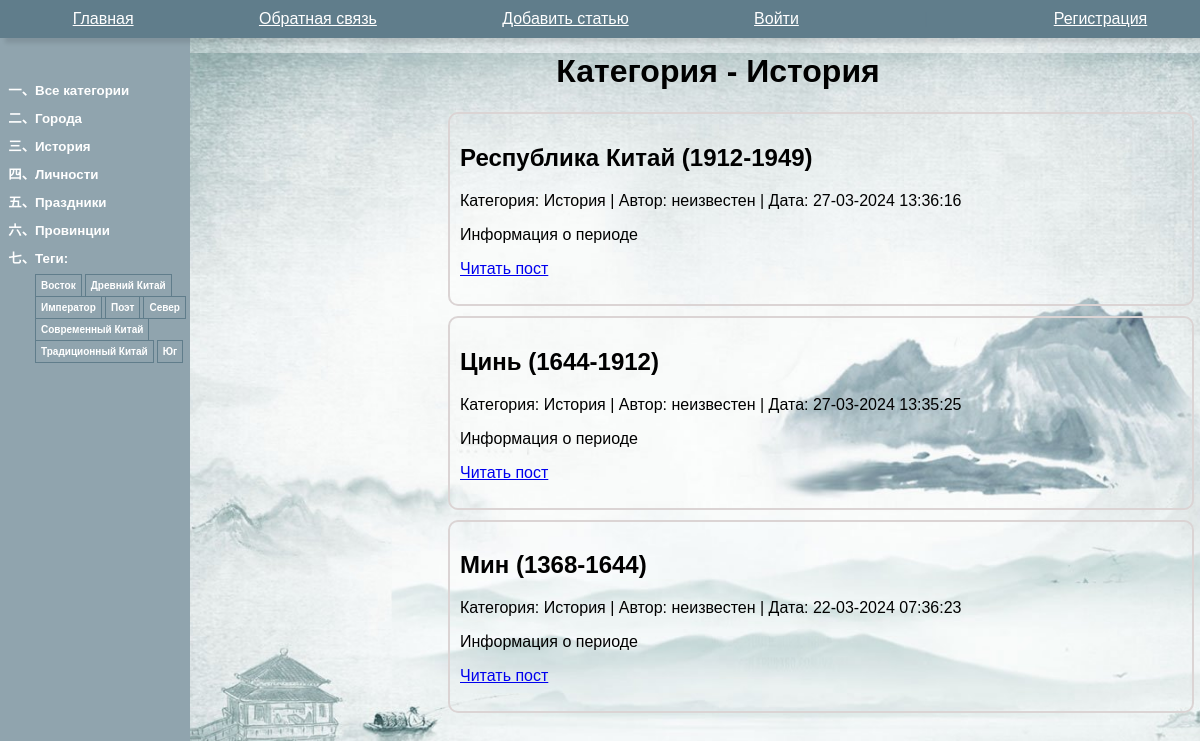
Before: /china/category/istoria/ with the older database file.
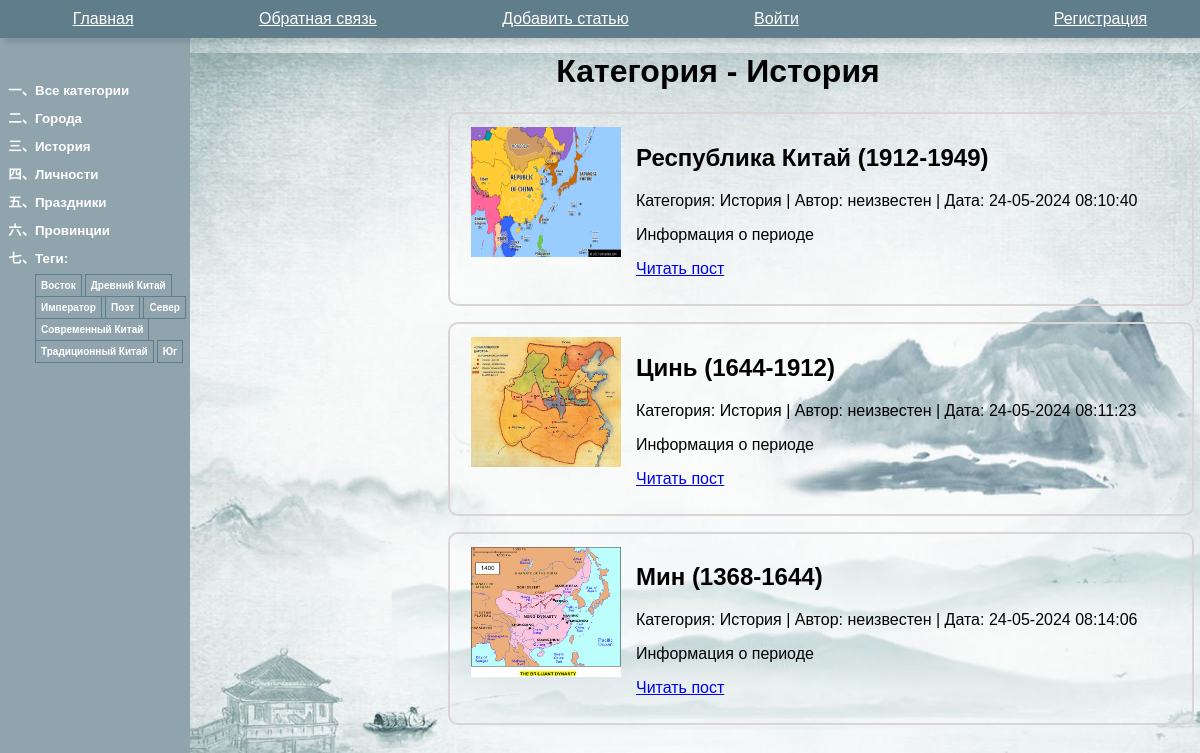
After: the same page with the newer database file.
### china/models.py (models this page shows, shortened)
class China(models.Model):
    class Status(models.IntegerChoices):
        DRAFT = 0, 'Черновик'
        PUBLISHED = 1, 'Опубликовано'
    title = models.CharField(max_length=255, verbose_name="Заголовок")
    slug = models.SlugField(max_length=255, db_index=True, unique=True, verbose_name="URL")
    content = models.TextField(blank=True, verbose_name="Текст статьи")
    annotation = models.TextField(blank=True, verbose_name="Аннотация статьи",  null=True)
    models.DateTimeField(auto_now_add=True, verbose_name="Время создания")
    author = models.ForeignKey(get_user_model(), on_delete=models.SET_NULL, related_name='posts',
                               null=True, default=None)
    cat = models.ForeignKey('Category', on_delete=models.PROTECT, related_name='posts', verbose_name="Категории")
    tags = models.ManyToManyField('TagPost', blank=True, related_name='tags', verbose_name="Тэги")
    photo = models.ImageField(upload_to="photos/%Y/%m/%d/", default=None, blank=True, null=True, verbose_name="Фото")
    time_create = models.DateTimeField(auto_now_add=True, verbose_name="Время создания")
    time_update = models.DateTimeField(auto_now=True, verbose_name="Время изменения")
    is_published = models.BooleanField(choices=tuple(map(lambda x: (bool(x[0]), x[1]), Status.choices)),
                                       default=Status.DRAFT, verbose_name="Статус")
    objects = models.Manager()
    published = PublishedModel()
    translate = models.OneToOneField('Translate', on_delete=models.SET_NULL, null=True, blank=True,
                                     related_name='title_in_rus', verbose_name="Перевод")
    class Meta:
        ordering = ['-time_create']
        indexes = [models.Index(fields=['-time_create']), ]
        verbose_name = 'Информация о Китае'
        verbose_name_plural = 'Информация о Китае'
    def get_absolute_url(self):
        return reverse('post', kwargs={'post_slug':
                                           self.slug})

class Category(models.Model):
    name = models.CharField(max_length=100, db_index=True,
                            verbose_name="Категория")
    slug = models.SlugField(max_length=255,
                            unique=True, db_index=True)
    def get_absolute_url(self):
        return reverse('category', kwargs={'cat_slug':
                                               self.slug})
    class Meta:
        verbose_name = 'Категория'
        verbose_name_plural = 'Категории'

### china/views.py (the view)
# urls.py: path('category/<slug:cat_slug>/', ChinaCategory.as_view(), name='category'),
class ChinaCategory(DataMixin, ListView):
    template_name = 'china/index.html'
    context_object_name = 'posts'
    allow_empty = False
    def get_context_data(self, **kwargs):
        context = super().get_context_data(**kwargs)
        cat = context['posts'][0].cat
        return self.get_mixin_context(context, title='Категория - ' + cat.name, cat_selected = cat.id,)
    def get_queryset(self):
        return China.published.filter(cat__slug=self.kwargs['cat_slug']).select_related('cat')

### china/models.py (called while the page is built)
    def get_queryset(self):
        return super().get_queryset().filter(is_published=China.Status.PUBLISHED)

    def get_absolute_url(self):
        return reverse('tag', kwargs={'tag_slug': self.slug})

### china/templatetags/china_tags.py (called while the page is built)
@register.inclusion_tag('china/list_categories.html')
def show_categories(cat_selected_id=0):
    cats = Category.objects.annotate(total=Count("posts")).filter(total__gt=0)
    return {"cats": cats, "cat_selected": cat_selected_id}

@register.inclusion_tag('china/list_tags.html')
def show_all_tags():
    return {"tags":
                TagPost.objects.annotate(total=Count("tags")).filter(total__gt=0)}

### china/utils.py (called while the page is built)
    def get_mixin_context(self, context, **kwargs):
        if self.title_page:
               context['title'] = self.title_page
        context['cat_selected'] = None
        context.update(kwargs)
        return context

### users/context_processors.py (called while the page is built)
def get_china_context(request):
    return {'mainmenu': menu}

### china/templates/china/index.html
{% extends 'base.html' %}
{% block content %}
<h1>{{title}}</h1>
<div class="main-content">
    <ul class="post-list">
        {% for p in posts %}
        {% if p.photo %}
        <p><img src="{{p.photo.url}}"></p>
        {% endif %}
        <li><h2>{{p.title}}</h2>
            <p class="first">Категория: {{p.cat.name}} | Автор: {{p.author.username|default:"неизвестен | "}} Дата: {{p.time_update|date:"d-m-Y H:i:s"}}</p>
            {% autoescape off %}
            {{p.annotation|linebreaks|truncatewords:50}}
            {% endautoescape %}
            <p class="link-read-post"><a href="{{ p.get_absolute_url }}">Читать пост</a></p>
        </li>
        {% endfor %}
    </ul>
</div>
{% endblock %}

Changed rows visible on the page:
changed China "Республика Китай (1912-1949)": photo: picture added; time_update "27-03-2024 13:36:16" → "24-05-2024 08:10:40"
changed China "Цинь (1644-1912)": photo: picture added; time_update "27-03-2024 13:35:25" → "24-05-2024 08:11:23"
changed China "Мин (1368-1644)": photo: picture added; time_update "22-03-2024 07:36:23" → "24-05-2024 08:14:06"
